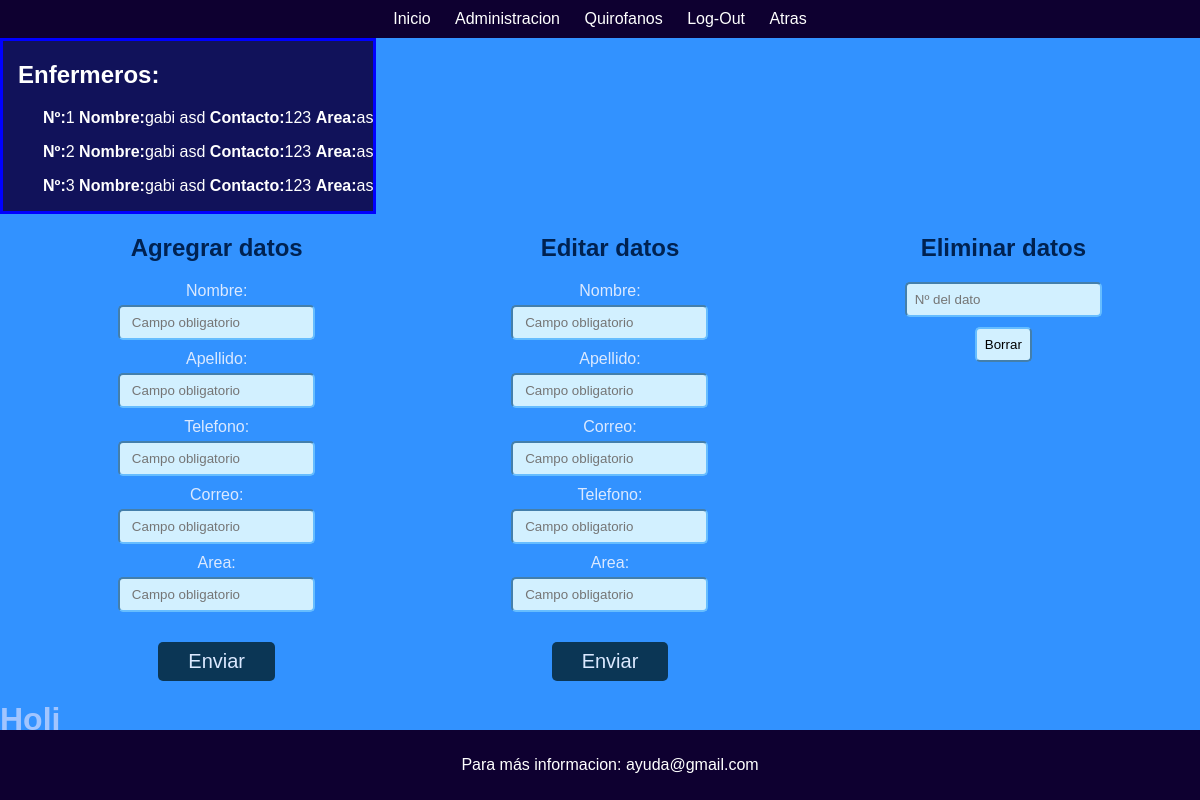
/Punk/adm_enfermeros.php, run on the app's committed database.
### tables this page shows
CREATE TABLE `enfermeros` (
  `id_enfermero` int(11) NOT NULL,
  `nombre` text NOT NULL,
  `apellido` text NOT NULL,
  `telefono` int(200) NOT NULL,
  `correo` varchar(200) NOT NULL,
  `area` text NOT NULL
);

### Punk/adm_enfermeros.php (the view, shortened to what this page needs)
<!DOCTYPE html>
<html lang="en">
<head>
    <link rel="stylesheet" href="./css/Punk.css">
</head>
<body id="inicio">
    <div class="top-bar">
        <a href="#inicio">Inicio</a>
        <a href="adm.php">Administracion</a>
        <a href="hospital.php">Quirofanos</a>
        <a href="index.php">Log-Out</a>
        <a href="hospital.php">Atras</a>
    </div>
    <div class="mostrar">
    <h2 style="padding-left: 15px">Enfermeros:</h2>
        <?php
            include ("conexion.php");
            $consulta = mysqli_query($conexion,"SELECT * FROM enfermeros");
            while ($lista_consulta= mysqli_fetch_assoc($consulta) ){
        ?>
            <div>
                <ul>
                    <li><b>Nº:</b> <?php echo $lista_consulta["id_enfermero"];?> </li>
                    <li><b>Nombre:</b> <?php echo $lista_consulta["nombre"]." ".$lista_consulta["apellido"];?> </li>
                    <li><b>Contacto:</b> <?php echo $lista_consulta["telefono"];?> </li>
                    <li><b>Area:</b> <?php echo $lista_consulta["area"];?> </li>
                </ul>
            </div>
        <?php } ?>
    </div>
    <div class="edit">
        <section class="Form">
            <h2>Agregrar datos</h2>
            <form action="insertar_enfermeros.php" method="POST">
                <div>
                    <label> Nombre: </label>
                    <input type="text" name="nombre" placeholder=" Campo obligatorio" required>
                </div>
                <div>
                    <label> Apellido: </label>
                    <input type="text" name="apellido" placeholder=" Campo obligatorio" required>
                </div>
                <div>
                    <label> Telefono: </label>
                    <input type="int" name="telefono" placeholder=" Campo obligatorio" required>
                </div>
                <div>
                    <label> Correo: </label>
                    <input type="email" name="correo" placeholder=" Campo obligatorio" required>
                </div>
                <div>
                    <label> Area: </label>
                    <input type="text" name="area" placeholder=" Campo obligatorio" required>
                </div>
                <div>
                    <button type="submit" data-bs-toggle="modal" data-bs-target="#staticBackdrop">Enviar</button>
                </div>
            </form>
        </section>
        <section class="Form">
            <h2>Editar datos</h2>
            <form action="insertar_enfermeros.php" method="POST">
                <div>
                    <label> Nombre: </label>
                    <input type="text" name="nombre" placeholder=" Campo obligatorio" required>
                </div>
                <div>
                    <label> Apellido: </label>
                    <input type="text" name="apellido" placeholder=" Campo obligatorio" required>
                </div>
                <div>
                    <label> Correo: </label>
                    <input type="email" name="correo" placeholder=" Campo obligatorio" required>
                </div>
                <div>
                    <label> Telefono: </label>
                    <input type="int" name="telefono" placeholder=" Campo obligatorio" required>
                </div>
                <div>
                    <label> Area: </label>
                    <input type="text" name="area" placeholder=" Campo obligatorio" required>
                </div>
                <div>
                    <button type="submit" data-bs-toggle="modal" data-bs-target="#staticBackdrop">Enviar</button>
                </div>
            </form>
        </section>
<section>
    <h2>Eliminar datos</h2>
    <form method="POST">
        <input type="text" name="id_enfermero" placeholder="Nº del dato">
        <input type="submit" name="submit" value="Borrar">
    </form>
</section>
    </div>
    <h1>Holi</h1>
    <div class="elemento-abajo">
        <p>Para más informacion: ayuda@gmail.com</p>
    </div>
</body>
</html>

### Punk/css/Punk.css (style rules this page uses)
html { height: 100%; }
body { font-family: Arial, sans-serif; margin: 0; padding: 0; color: rgb(161, 197, 255); background-color: rgb(50, 146, 255); height: inherit; }
h1 { margin: 0; }
form { display: flex; flex-direction: column; align-items: center; margin-top: 15px; margin-bottom: 20px; }
label { display: block; margin-bottom: 5px; text-align: center; color: rgb(219, 233, 255); }
input { padding: 8px; border-radius: 5px; margin-bottom: 10px; background-color: rgb(210, 240, 255); border-color: rgb(102, 189, 255); }
button { font-size: 20px; margin-top: 20px; padding: 8px 30px; background-color: rgb(11, 54, 85); color: rgb(219, 233, 255); border: none; border-radius: 5px; cursor: pointer; }
.edit { display: flex; margin-left: 20px; color: rgb(0, 34, 81); justify-content: space-around; }
.edit h2 { text-align: center; }
.top-bar { background-color: #0e0030; color: #fff; padding: 10px 0; text-align: center; }
.top-bar a { color: #fff; text-decoration: none; margin: 0 10px; }
.elemento-abajo { position: fixed; bottom: 0; width: 100%; background-color: #0e0030; color: #fff; padding: 10px; text-align: center; }

### Punk/adm_enfermeros.php (style rules this page uses)
.mostrar { display: inline-block; color: white; background-color: #11125a; border: 3px solid blue; align-items: center; }
.mostrar ul li { list-style: none; display: inline-flex; color: white; background-color: #11125a; }

### data on the page
enfermeros: id_enfermero "1", nombre "gabi", apellido "asd", telefono "123", area "as"
enfermeros: id_enfermero "2", nombre "gabi", apellido "asd", telefono "123", area "as"
enfermeros: id_enfermero "3", nombre "gabi", apellido "asd", telefono "123", area "as"
